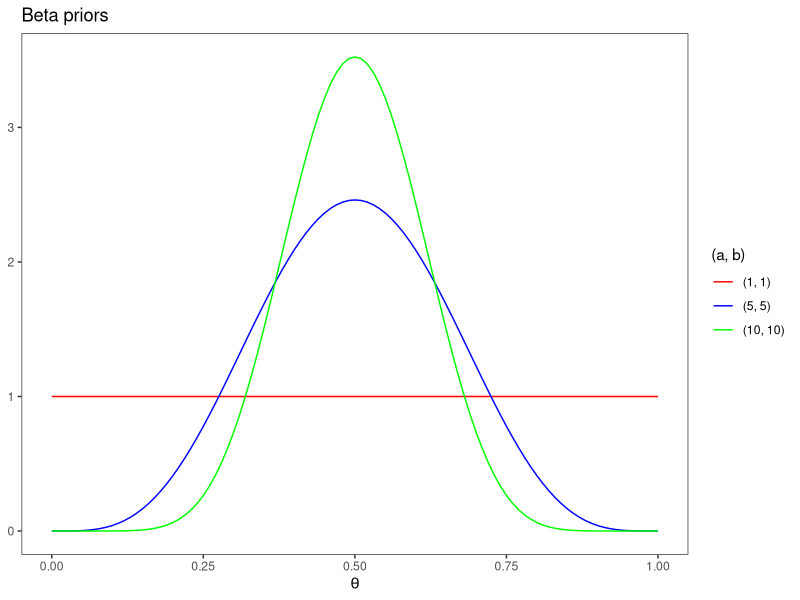
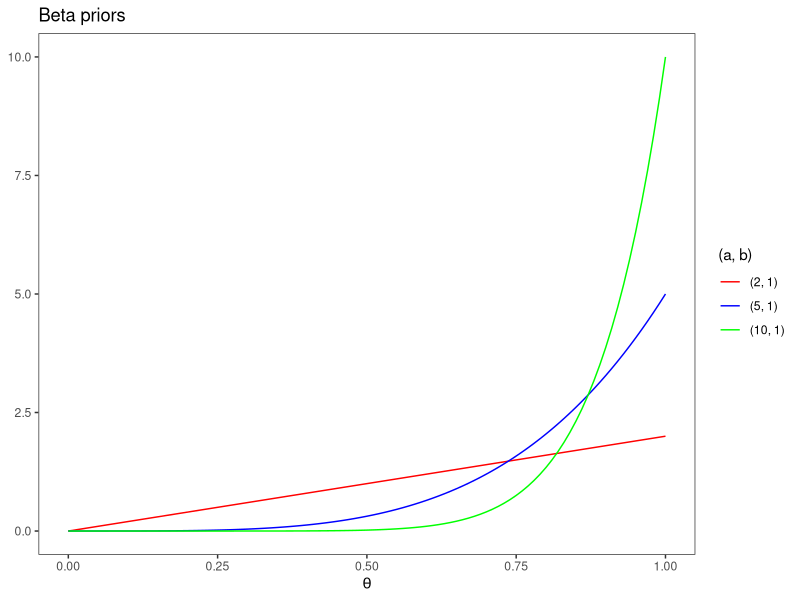
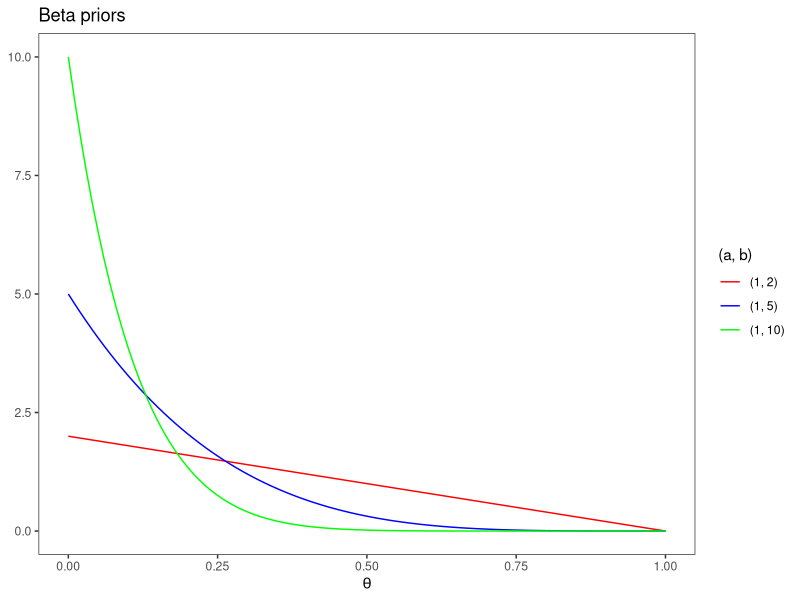
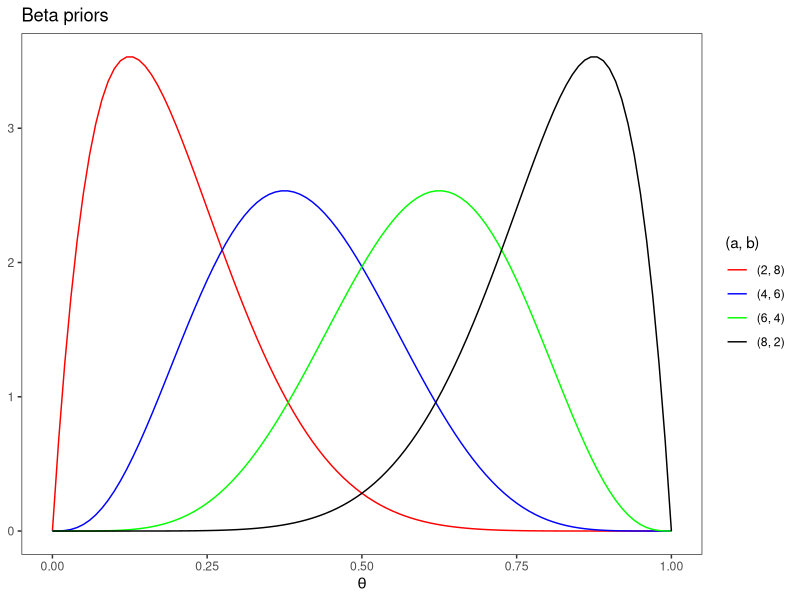
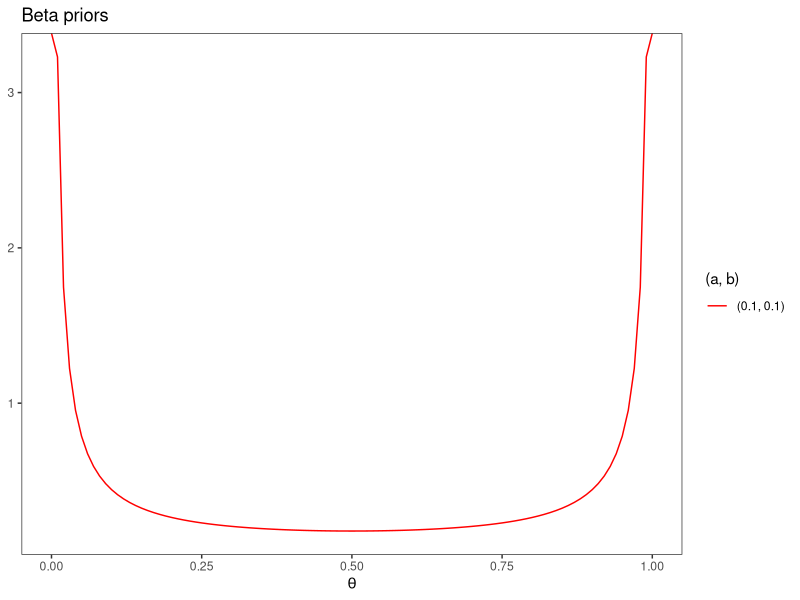
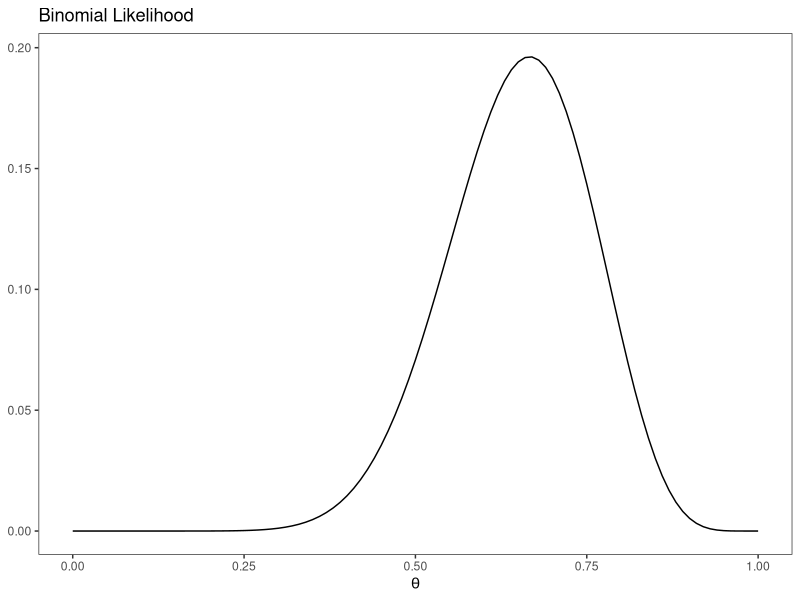
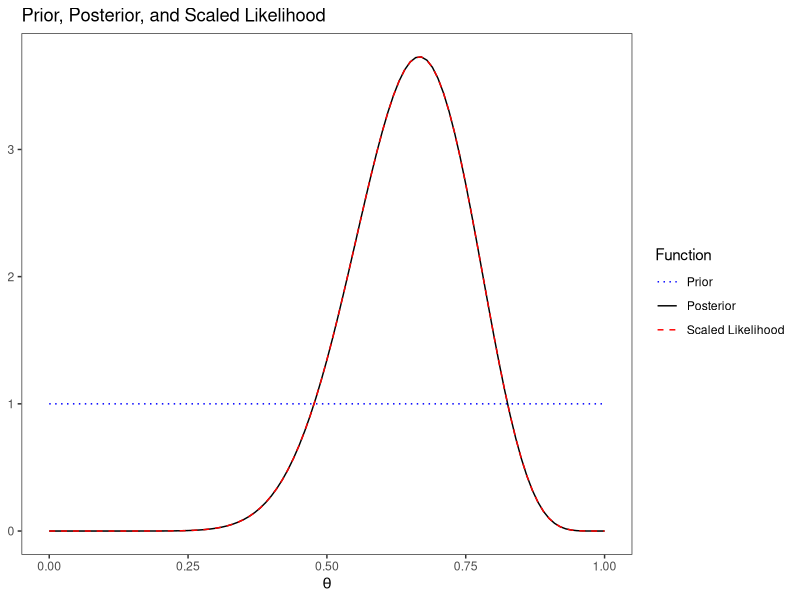
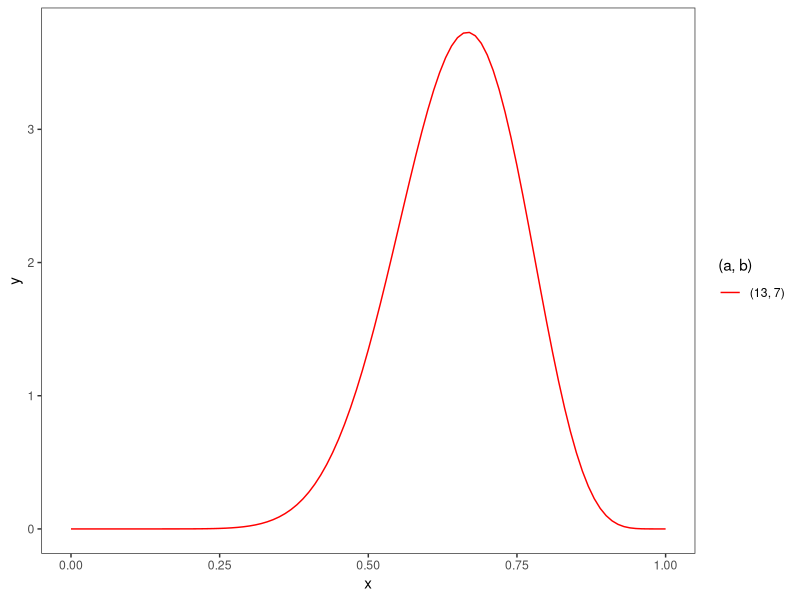

Recreate these plots in R, in order.
## ---- chunk 1
# Load packages
library(tidyverse)
## ---- chunk 2
# bayes_plot_continuous takes a prior function 
# and a likelihood function on a range of values, 
# calculates the posterior, and then plots all three functions.
bayes_plot_continuous <- function(prior, likelihood, from, to) {
    # Calculate the area under the likelihood function (by integration).
    likelihood_area <- integrate(likelihood, from, to)
    
    # Scale the likelihood function by its area.
    likelihood_scaled <- function(theta) {
        likelihood(theta)/likelihood_area$value
    }
    
    # Calculate the numerator of the posterior function.
    posterior_numer <- function(theta) {
        prior(theta) * likelihood(theta)
    }
    
    # Calculate the denominator of the posterior function (by integration).
    posterior_denom <- integrate(posterior_numer, from, to)
    
    # The posterior is just the ratio.
    posterior <- function(theta) {
        posterior_numer(theta)/posterior_denom$value
        }
    
    # Plot the posterior function.
    posterior_plot <- ggplot(NULL, aes(x = x, color = col, 
                                       linetype = col)) +
        stat_function(data = tibble(x = c(from, to), 
                                        col = factor(1)),
                      fun = prior) +
        stat_function(data = tibble(x = c(from, to), 
                                        col = factor(2)),
                      fun = posterior) +
        stat_function(data = tibble(x = c(from, to), 
                                        col = factor(3)),
                      fun = likelihood_scaled) +
        theme_bw() +
        theme(panel.grid = element_blank()) +
        labs(title = "Prior, Posterior, and Scaled Likelihood",
             x = expression(theta),
             y = NULL) +
        scale_colour_manual(name = "Function",
                            values = c("blue", "black", "red"),
                            labels = c("Prior",
                                       "Posterior",
                                       "Scaled Likelihood")) +
        scale_linetype_manual(name = "Function",
                              values = c("dotted", "solid", "dashed"),
                              labels = c("Prior",
                                         "Posterior",
                                         "Scaled Likelihood"))
    posterior_plot
}
## ---- chunk 3
ggplot(tibble(x = c(0, 1)), aes(x)) +
    theme_bw() +
    theme(panel.grid = element_blank()) +
    labs(title = "Beta priors",
         x = expression(theta),
         y = NULL) +
    stat_function(fun = dbeta, args = list(shape1 = 1, shape2 = 1),
                  aes(color = "(1, 1)")) +
    stat_function(fun = dbeta, args = list(shape1 = 5, shape2 = 5),
                  aes(color = "(5, 5)")) +
    stat_function(fun = dbeta, args = list(shape1 = 10, shape2 = 10),
                  aes(color = "(10, 10)")) +
    scale_color_manual(name = "(a, b)",
                       values = c("(1, 1)" = "red",
                                  "(5, 5)" = "blue",
                                  "(10, 10)" = "green"),
                       breaks =  c("(1, 1)", "(5, 5)", "(10, 10)"))
## ---- chunk 4
ggplot(tibble(x = c(0, 1)), aes(x)) +
    theme_bw() +
    theme(panel.grid = element_blank()) +
    labs(title = "Beta priors",
         x = expression(theta),
         y = NULL) +
    stat_function(fun = dbeta, args = list(shape1 = 2, shape2 = 1),
                  aes(color = "(2, 1)")) +
    stat_function(fun = dbeta, args = list(shape1 = 5, shape2 = 1),
                  aes(color = "(5, 1)")) +
    stat_function(fun = dbeta, args = list(shape1 = 10, shape2 = 1),
                  aes(color = "(10, 1)")) +
    scale_color_manual(name = "(a, b)",
                       values = c("(2, 1)" = "red",
                                  "(5, 1)" = "blue",
                                  "(10, 1)" = "green"),
                       breaks =  c("(2, 1)", "(5, 1)", "(10, 1)"))
## ---- chunk 5
ggplot(tibble(x = c(0, 1)), aes(x)) +
    theme_bw() +
    theme(panel.grid = element_blank()) +
    labs(title = "Beta priors",
         x = expression(theta),
         y = NULL) +
    stat_function(fun = dbeta, args = list(shape1 = 1, shape2 = 2),
                  aes(color = "(1, 2)")) +
    stat_function(fun = dbeta, args = list(shape1 = 1, shape2 = 5),
                  aes(color = "(1, 5)")) +
    stat_function(fun = dbeta, args = list(shape1 = 1, shape2 = 10),
                  aes(color = "(1, 10)")) +
    scale_color_manual(name = "(a, b)",
                       values = c("(1, 2)" = "red",
                                  "(1, 5)" = "blue",
                                  "(1, 10)" = "green"),
                       breaks =  c("(1, 2)", "(1, 5)", "(1, 10)"))
## ---- chunk 6
ggplot(tibble(x = c(0, 1)), aes(x)) +
    theme_bw() +
    theme(panel.grid = element_blank()) +
    labs(title = "Beta priors",
         x = expression(theta),
         y = NULL) +
    stat_function(fun = dbeta, args = list(shape1 = 2, shape2 = 8),
                  aes(color = "(2, 8)")) +
    stat_function(fun = dbeta, args = list(shape1 = 4, shape2 = 6),
                  aes(color = "(4, 6)")) +
    stat_function(fun = dbeta, args = list(shape1 = 6, shape2 = 4),
                  aes(color = "(6, 4)")) +
    stat_function(fun = dbeta, args = list(shape1 = 8, shape2 = 2),
                  aes(color = "(8, 2)")) +
    scale_color_manual(name = "(a, b)",
                       values = c("(2, 8)" = "red",
                                  "(4, 6)" = "blue",
                                  "(6, 4)" = "green",
                                  "(8, 2)" = "black"),
                       breaks =  c("(2, 8)", "(4, 6)", "(6, 4)", "(8, 2)"))
## ---- chunk 7
ggplot(tibble(x = c(0, 1)), aes(x)) +
    theme_bw() +
    theme(panel.grid = element_blank()) +
    labs(title = "Beta priors",
         x = expression(theta),
         y = NULL) +
    stat_function(fun = dbeta, args = list(shape1 = 0.1, shape2 = 0.1),
                  aes(color = "(0.1, 0.1)")) +
    scale_color_manual(name = "(a, b)",
                       values = c("(0.1, 0.1)" = "red"),
                       breaks =  c("(0.1, 0.1)"))
## ---- chunk 8
likelihood1 <- function(theta) {
    dbinom(x = 12, size = 18, prob = theta)
    }
## ---- chunk 9
likelihood1_plot <- ggplot(tibble(x = c(0,1)), aes(x = x)) +
    stat_function(fun = likelihood1) +
    theme_bw() +
    theme(panel.grid = element_blank()) +
    labs(title = "Binomial Likelihood",
         x = expression(theta),
         y = NULL)
likelihood1_plot
## ---- chunk 10
prior1 <- function(theta) {dbeta(theta, shape1 = 1, shape2 = 1)}
bayes_plot_continuous(prior1, likelihood1, from = 0, to = 1)
## ---- chunk 11
ggplot(tibble(x = c(0, 1)), aes(x)) +
    theme_bw() +
    theme(panel.grid = element_blank()) +
    stat_function(fun = dbeta, args = list(shape1 = 13, shape2 = 7),
                  aes(color = "(13, 7)")) +
    scale_color_manual(name = "(a, b)",
                       values = c("(13, 7)" = "red"),
                       breaks =  c("(13, 7)"))
## ---- chunk 12
prior2 <- function(theta) {dbeta(theta, shape1 = 5, shape2 = 5)}
bayes_plot_continuous(prior2, likelihood1, from = 0, to = 1)
## ---- chunk 13
ggplot(tibble(x = c(0, 1)), aes(x)) +
    theme_bw() +
    theme(panel.grid = element_blank()) +
    labs(title = "Beta prior",
         x = expression(theta),
         y = NULL) +
    stat_function(fun = dbeta, args = list(shape1 = 17, shape2 = 11),
                  aes(color = "(17, 11)")) +
    scale_color_manual(name = "(a, b)",
                       values = c("(17, 11)" = "red"),
                       breaks =  c("(17, 11)"))
## ---- chunk 14
a1 <- 0.25 * (10 - 2) + 1
a1
## ---- chunk 15
b1 <- (1 - 0.25) * (10 - 2) + 1
b1
## ---- chunk 16
ggplot(tibble(x = c(0, 1)), aes(x)) +
    theme_bw() +
    theme(panel.grid = element_blank()) +
    stat_function(fun = dbeta, args = list(shape1 = 3, shape2 = 7),
                  aes(color = "(3, 7)")) +
    scale_color_manual(name = "(a, b)",
                       values = c("(3, 7)" = "red"),
                       breaks =  c("(3, 7)"))
## ---- chunk 17
a2 <- 0.25 * (20 - 2) + 1
a2
## ---- chunk 18
b2 <- (1 - 0.25) * (20 - 2) + 1
b2
## ---- chunk 19
ggplot(tibble(x = c(0, 1)), aes(x)) +
    theme_bw() +
    theme(panel.grid = element_blank()) +
    stat_function(fun = dbeta, args = list(shape1 = 5.5, shape2 = 14.5),
                  aes(color = "(5.5, 14.5)")) +
    scale_color_manual(name = "(a, b)",
                       values = c("(5.5, 14.5)" = "red"),
                       breaks =  c("(5.5, 14.5)"))
